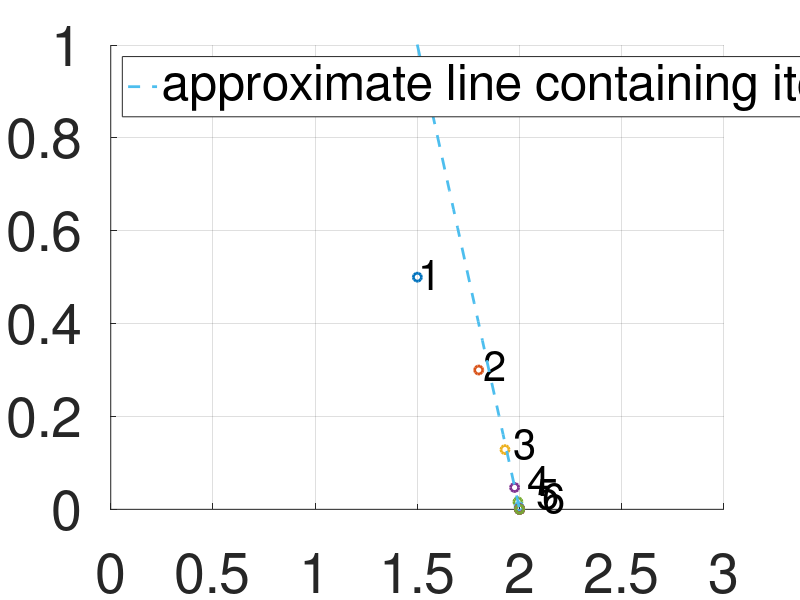

This figure's MATLAB source: (Note: this script raises an error after producing the figure.)
function aitkens_vis()
	%{ 

		Visualize Aitken's method. The idea is that if {x_k} 
		is a fixed point iteration generated by the iteration function 
		phi, then as x_k gets closer and closer to the fixed point 
		alpha, the pairs (x_k,phi(x_k)-x_k) are nearly on a line. 

		Aitken's method says: let's pretend that (x_k,phi(x_k)-x_k) 
		and (x_{k+1},phi(x_{k+1})-x_{k+1}) are on a line, and compute the 
		root of this line. We then take this root as the next approximation. 
		The formula for this root is given by the Aitken's fixed point function. 

		The fixed point iteration we use for the visualization is the 
		Verhults model from population dynamics. On the plot, the first six iterations 
		are labeled. 

		Note the clustering of the pairs (x_k,phi(x_k)-x_k) around 
		the dashed line that passes through the fixed point (alpha,0). 
		This clustering is why the ``pretending" in Aitken's method 
		described above works. The iterates are *nearly* all on a line, so the 
		root of the line between two consecutive iterates, which is what Aitken's 
		function computes, is very nearly the true root. 

		If you apply Aitken's here, you'll find the fixed point in a single step. 

	%} 

	addpath('./textbook_algorithms');

	close all;

	K = 1; r = 3;
	phi = @(x) r*x ./ (1 + x*K);

	iters = 0; maxiters = 100; tol = 1e-8; err = tol+1; 
	x = 1; xold = x; nodes = []; y = []; x0=x;

	figure(1), hold on, grid on, xlim([0,3]), ylim([0,1])
	while iters < maxiters && err > tol 
		x = phi(x); 
		err = abs(x-xold);
		if iters > 14  && iters < 17
			nodes = [nodes x];
			y = [y x-xold]; 
		end
		xold = x; 
		iters += 1; 
		plot(x,err,'o','linewidth',2.0);
		lbl = sprintf('%g',iters);
		if iters < 7
			text(x+iters*log(iters+1)*1e-2,err+log(iters+1)*1e-2,lbl,'fontsize',30);
		end
		
	end	
	t = linspace(0,2); 
	c = polyfit(nodes,y,1); 
	plt = plot(t,polyval(c,t),'--','linewidth',2.0);
	legend(plt(end),'approximate line containing iterates','fontsize',40,'location','northwest');
	set(gca,'fontsize',40); 
	if err < tol 	
		fprintf('Standard method converged to %g in %g iterations.\n',x,iters);
	else 
		fprintf('Standard method did not converge in %g iterations.\n',iters);
	end 

	% apply Aitken 
	[root,iters] = aitken(phi,x0);
	fprintf("Aitken's converged to %g in %g iterations.\n",root,iters);

	
